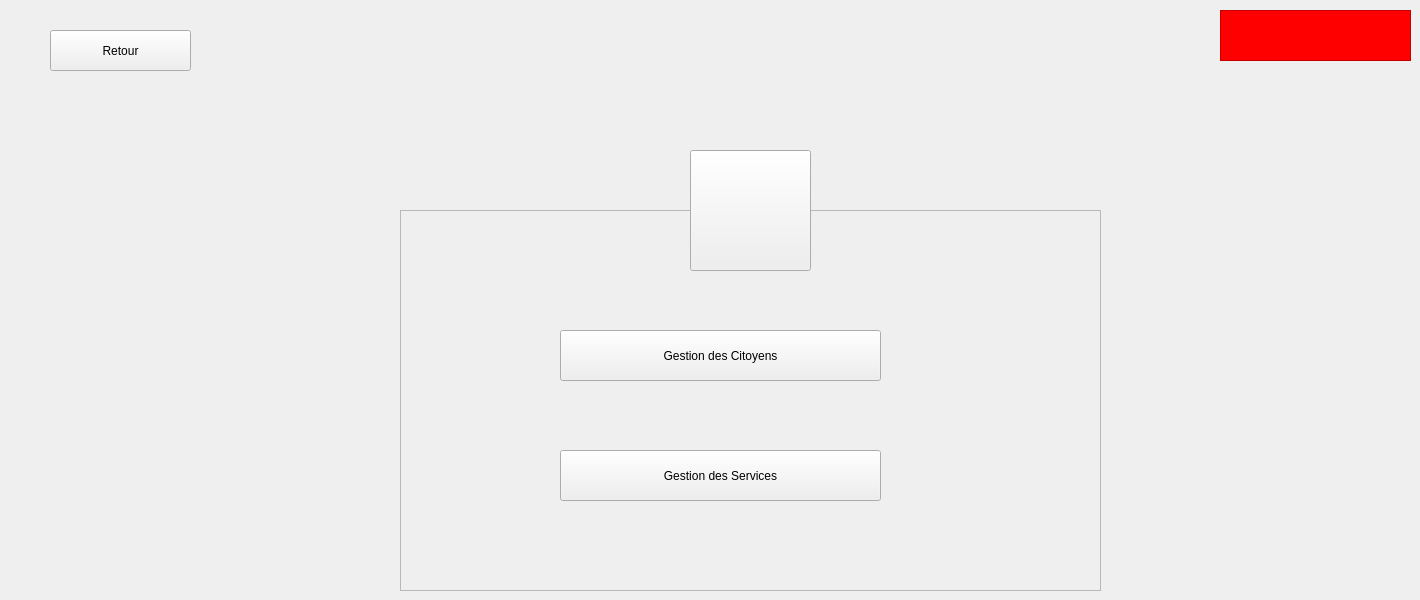
    <widget class="QWidget" name="GestionSA">
     <widget class="QToolButton" name="toolButton_29">
      <property name="geometry">
       <rect>
        <x>690</x>
        <y>150</y>
        <width>121</width>
        <height>121</height>
       </rect>
      </property>
      <property name="focusPolicy">
       <enum>Qt::TabFocus</enum>
      </property>
      <property name="text">
       <string/>
      </property>
      <property name="icon">
       <iconset>
        <normaloff>:/ressources/image/icon.png</normaloff>:/ressources/image/icon.png</iconset>
      </property>
      <property name="iconSize">
       <size>
        <width>62</width>
        <height>62</height>
       </size>
      </property>
     </widget>
     <widget class="QPushButton" name="B_BackToMenu_3">
      <property name="geometry">
       <rect>
        <x>50</x>
        <y>30</y>
        <width>141</width>
        <height>41</height>
       </rect>
      </property>
      <property name="text">
       <string>Retour</string>
      </property>
      <property name="icon">
       <iconset>
        <normaloff>:/ressources/image/back-arrow.png</normaloff>:/ressources/image/back-arrow.png</iconset>
      </property>
     </widget>
     <widget class="QFrame" name="frame_24">
      <property name="geometry">
       <rect>
        <x>400</x>
        <y>210</y>
        <width>701</width>
        <height>381</height>
       </rect>
      </property>
      <property name="styleSheet">
       <string notr="true"/>
      </property>
      <property name="frameShape">
       <enum>QFrame::StyledPanel</enum>
      </property>
      <property name="frameShadow">
       <enum>QFrame::Raised</enum>
      </property>
      <widget class="QPushButton" name="B_GestionCitoyen">
       <property name="geometry">
        <rect>
         <x>160</x>
         <y>120</y>
         <width>321</width>
         <height>51</height>
        </rect>
       </property>
       <property name="text">
        <string>Gestion des Citoyens</string>
       </property>
      </widget>
      <widget class="QPushButton" name="B_GestioService">
       <property name="geometry">
        <rect>
         <x>160</x>
         <y>240</y>
         <width>321</width>
         <height>51</height>
        </rect>
       </property>
       <property name="styleSheet">
        <string notr="true"/>
       </property>
       <property name="text">
        <string>Gestion des Services</string>
       </property>
      </widget>
      <widget class="QToolButton" name="toolButton_30">
       <property name="geometry">
        <rect>
         <x>490</x>
         <y>112</y>
         <width>61</width>
         <height>61</height>
        </rect>
       </property>
       <property name="styleSheet">
        <string notr="true">border-radius:30px;</string>
       </property>
       <property name="text">
        <string/>
       </property>
       <property name="icon">
        <iconset>
         <normaloff>:/ressources/image/systeme-de-population.png</normaloff>:/ressources/image/systeme-de-population.png</iconset>
       </property>
       <property name="iconSize">
        <size>
         <width>30</width>
         <height>30</height>
        </size>
       </property>
      </widget>
      <widget class="QToolButton" name="toolButton_31">
       <property name="geometry">
        <rect>
         <x>490</x>
         <y>235</y>
         <width>61</width>
         <height>61</height>
        </rect>
       </property>
       <property name="styleSheet">
        <string notr="true">border-radius:30px;</string>
       </property>
       <property name="text">
        <string/>
       </property>
       <property name="icon">
        <iconset>
         <normaloff>:/ressources/image/support.png</normaloff>:/ressources/image/support.png</iconset>
       </property>
       <property name="iconSize">
        <size>
         <width>30</width>
         <height>30</height>
        </size>
       </property>
      </widget>
     </widget>
     <widget class="QFrame" name="frame58_4">
      <property name="geometry">
       <rect>
        <x>1220</x>
        <y>10</y>
        <width>191</width>
        <height>51</height>
       </rect>
      </property>
      <property name="styleSheet">
       <string notr="true">background:rgb(255, 0, 0)</string>
      </property>
      <property name="frameShape">
       <enum>QFrame::StyledPanel</enum>
      </property>
      <property name="frameShadow">
       <enum>QFrame::Raised</enum>
      </property>
      <widget class="QLabel" name="time_4">
       <property name="geometry">
        <rect>
         <x>10</x>
         <y>9</y>
         <width>171</width>
         <height>31</height>
        </rect>
       </property>
       <property name="styleSheet">
        <string notr="true">color: black;
font: 75 20pt &quot;MS Shell Dlg 2&quot;;</string>
       </property>
       <property name="text">
        <string/>
       </property>
      </widget>
     </widget>
     <zorder>B_BackToMenu_3</zorder>
     <zorder>frame_24</zorder>
     <zorder>toolButton_29</zorder>
     <zorder>frame58_4</zorder>
    </widget>
